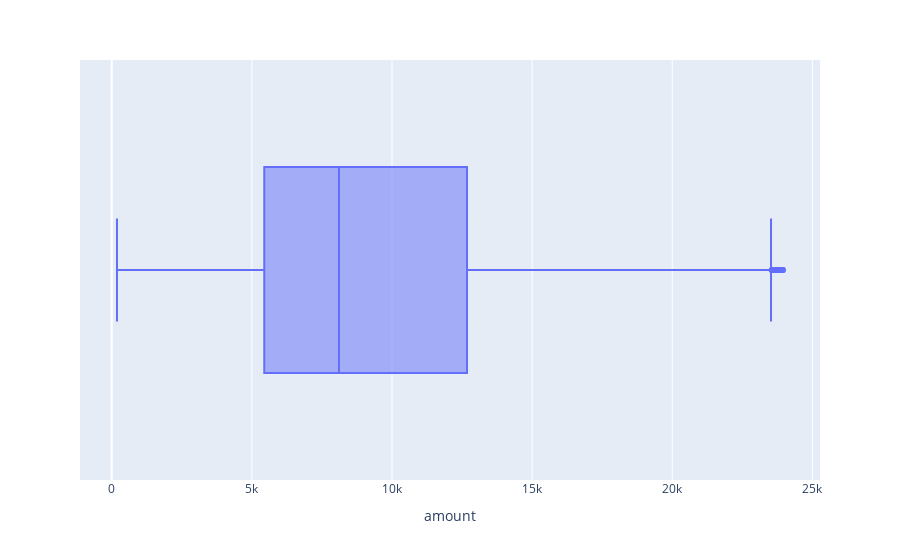

Notebook code cell kept with this figure:
### Code cell
px.box(data_frame=df, x= "amount")

### Figure 1 — Plotly figure (JSON) as saved in the notebook; plotly's stock layout.template omitted (floating-point values rounded to 4 significant figures; data arrays with more than 128 entries replaced by an {"elided": "..."} marker saying what was removed)
{"data": [{"alignmentgroup": "True", "hovertemplate": "amount=%{x}<extra></extra>", "legendgroup": "", "marker": {"color": "#636efa"}, "name": "", "notched": false, "offsetgroup": "", "orientation": "h", "showlegend": false, "type": "box", "x": {"elided": "11243 float values"}, "x0": " ", "xaxis": "x", "y0": " ", "yaxis": "y"}], "layout": {"boxmode": "group", "legend": {"tracegroupgap": 0}, "margin": {"t": 60}, "xaxis": {"anchor": "y", "domain": [0, 1], "title": {"text": "amount"}}, "yaxis": {"anchor": "x", "domain": [0, 1]}}}
